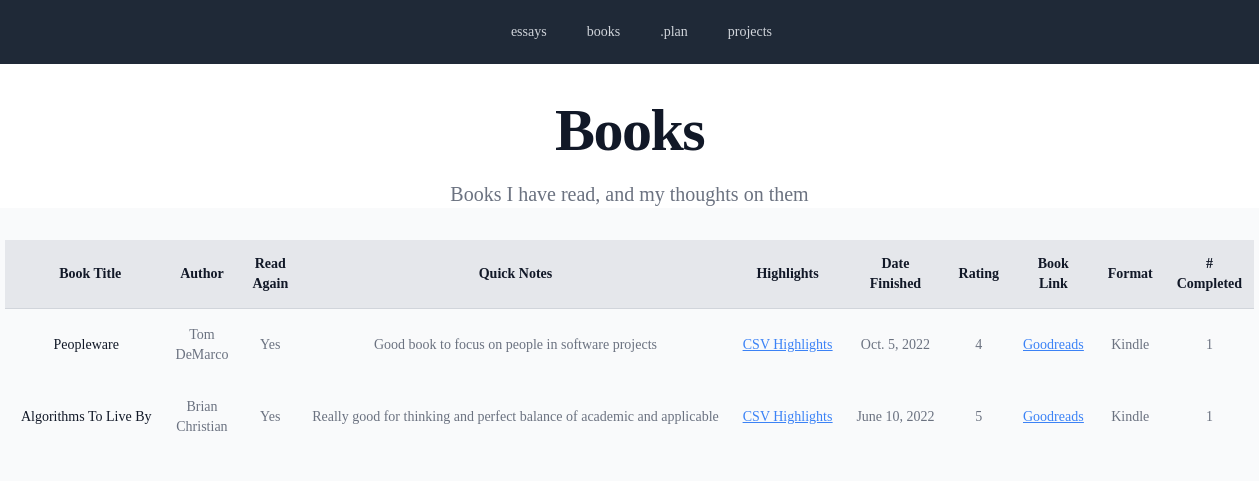
/books, run on the app's committed database.
### blog/models.py (models this page shows, shortened)
class BookList(models.Model):
    book_title = models.TextField()
    author = models.TextField()
    read_again = models.BooleanField()
    notes = models.TextField()
    highlights = models.URLField()
    date_finished = models.DateField()
    rating = models.IntegerField(choices=ratings)
    goodreads_link = models.URLField()
    format_read = models.TextField(choices=format)
    times_read = models.IntegerField()

### blog/views.py (the view)
# urls.py: path("books", views.books, name="books"),
def books(request):
    books = BookList.objects.all()
    template = loader.get_template("books.html")
    context = {
        "book_list": books,
    }
    return HttpResponse(template.render(context, request))

### theme/templates/books.html
{% extends "base.html" %}
{% load markdownify %}
{% block content %}
<body class="bg-gray-50 font-serif leading-normal tracking-normal">
    <div class="bg-white">
        <div class="mx-auto max-w-7xl pt-24 px-6 lg:px-8">
            <div class="text-center">
                <p class="mt-1 text-4xl font-bold tracking-tight text-gray-900 sm:text-5xl lg:text-6xl">Books</p>
                <p class="mx-auto mt-5  max-w-xl text-xl text-gray-500">Books I have read, and my thoughts on them
                </p>
            </div>
        </div>
    </div>
    <div class="px-4 sm:px-6 lg:px-8">
        <div class="mt-4 flex justify-center">
            <div class="inline-block py-4 px-6">
                <table class="min-w-full divide-y divide-gray-300">
                    <thead class="bg-gray-200">
                        <tr>
                            <th scope=" col"
                                class="py-3.5 pl-4 pr-3 text-center text-sm font-semibold text-gray-900 sm:pl-6">
                                Book Title</th>
                            <th scope="col" class="text-center text-sm font-semibold text-gray-900">
                                Author</th>
                            <th scope="col" class="px-3 py-3.5 text-center text-sm font-semibold text-gray-900">
                                Read Again</th>
                            <th scope="col" class="px-3 py-3.5 text-center text-sm font-semibold text-gray-900">
                                Quick Notes</th>
                            <th scope="col" class="px-3 py-3.5 text-center text-sm font-semibold text-gray-900">
                                Highlights</th>
                            <th scope="col" class="px-3 py-3.5 text-center text-sm font-semibold text-gray-900">
                                Date Finished</th>
                            <th scope="col" class="px-3 py-3.5 text-center text-sm font-semibold text-gray-900">
                                Rating</th>
                            <th scope="col" class="px-3 py-3.5 text-center text-sm font-semibold text-gray-900">
                                Book Link</th>
                            <th scope="col" class="px-3 py-3.5 text-center text-sm font-semibold text-gray-900">
                                Format</th>
                            <th scope="col" class="px-3 py-3.5 text-center text-sm font-semibold text-gray-900">
                                # Completed</th>
                        </tr>
                    </thead>
                    <tbody>
                        {% for book in book_list %}
                        <tr>
                            <td class="whitespace-nowrap py-4 pl-4 pr-3 text-sm font-medium text-gray-900 text-center">
                                {{book.book_title}}</td>
                            <td class="px-3 py-4 text-sm text-gray-500 text-center">{{book.author}}</td>
                            <td class="whitespace-px-3 py-4 text-sm text-gray-500 text-center">
                                {{book.read_again|yesno:"Yes,No"}}
                            </td>
                            <td class="whitespace-nowrap px-3 py-4 text-sm text-gray-500 text-center">{{book.notes}}
                            </td>
                            <td class="whitespace-nowrap px-3 py-4 text-sm text-blue-500 text-center underline">
                                <a href="{{book.highlights}}">CSV Highlights</a>
                            </td>
                            <td class="whitespace-nowrap px-3 py-4 text-sm text-gray-500 text-center">
                                {{book.date_finished.date}}
                            </td>
                            <td class="whitespace-nowrap px-3 py-4 text-sm text-gray-500 text-center">{{book.rating}}
                            </td>
                            <td class="whitespace-nowrap px-3 py-4 text-sm text-blue-500 text-center underline">
                                <a href="{{book.goodreads_link}}">Goodreads</a>
                            </td>
                            <td class="whitespace-nowrap px-3 py-4 text-sm text-gray-500 text-center">
                                {{book.format_read}}
                            </td>
                            <td class="whitespace-nowrap px-3 py-4 text-sm text-gray-500 text-center">
                                {{book.times_read}}
                            </td>
                        </tr>
                        {% endfor %}
                    </tbody>
                </table>
            </div>
        </div>
</body>
{%endblock%}

### theme/templates/base.html (shortened to what this page needs)
{% load static tailwind_tags %}
{% load markdownify %}
<!DOCTYPE html>
<html lang="en">
<head>
    {% tailwind_css %}
</head>
<body>
    <header>
        <nav class="bg-gray-800 flex fixed w-screen">
            <div class="mx-auto max-w-7xl px-2 sm:px-6 lg:px-8">
                <div class="relative flex h-16 items-center justify-between">
                    <div class="flex flex-1 items-center justify-center sm:items-stretch sm:justify-start">
                        <div class="hidden sm:ml-6 sm:block">
                            <div class="flex space-x-4">
                                <a href="{% url 'essays' %}"
                                    class="text-gray-300 hover:bg-gray-700 hover:text-white px-3 py-2 rounded-md text-sm font-medium">essays</a>
                                <a href="{% url 'books' %}"
                                    class="text-gray-300 hover:bg-gray-700 hover:text-white px-3 py-2 rounded-md text-sm font-medium">books</a>
                                <a href="{% url 'devlog' %}"
                                    class="text-gray-300 hover:bg-gray-700 hover:text-white px-3 py-2 rounded-md text-sm font-medium"
                                    aria-current="page">.plan</a>
                                <a href="https://github.com/louisrae"
                                    class="text-gray-300 hover:bg-gray-700 hover:text-white px-3 py-2 rounded-md text-sm font-medium"
                                    target="_blank">projects</a>
                            </div>
                        </div>
                    </div>
                </div>
            </div>
        </nav>
    </header>
    {% block content %}{% endblock content %}
</body>

### data on the page
BookList: book_title "Peopleware", author "Tom DeMarco", read_again "Yes", notes "Good book to focus on people in software projects", date_finished "Oct. 5, 2022", rating "4", format_read "Kindle", times_read "1"
BookList: book_title "Algorithms To Live By", author "Brian Christian", read_again "Yes", notes "Really good for thinking and perfect balance of academic and applicable", date_finished "June 10, 2022", rating "5", format_read "Kindle", times_read "1"
